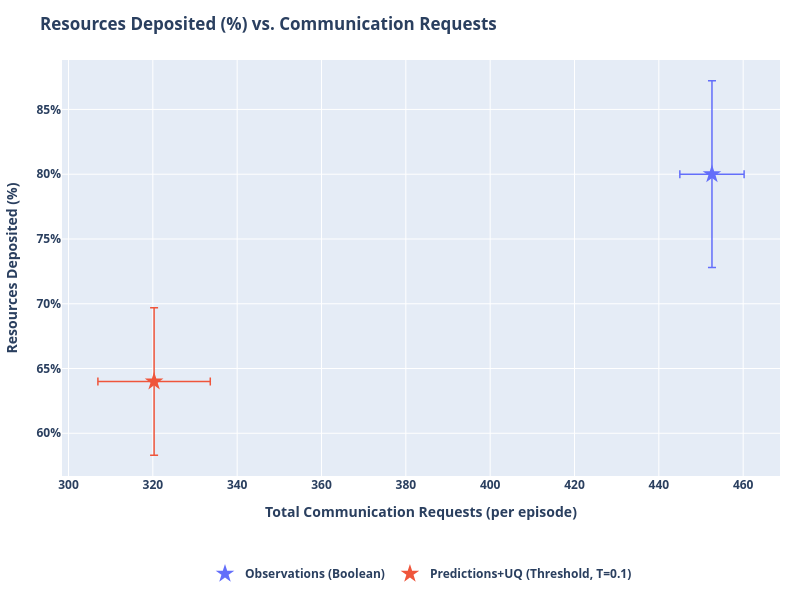

Notebook code for this chart:
### Markdown cell above
## Resources Deposited vs. Communication

### Code cell
import plotly.graph_objects as go
import plotly.express as px
import numpy as np
from plots import *

# SERIES_TO_PLOT = {"Learned Comms. + Prediction + UQ", "MAGEC"}
SERIES_TO_PLOT = None # Plot all

series_colors = {s: c for s, c in zip(output, px.colors.qualitative.Plotly)}


def get_requests(data):
    """Total communication requests per episode (mean over episodes)."""
    r = np.array(data['communication']['requests_made'][...])
    return float(np.mean(r.reshape(r.shape[0], -1).sum(axis=1)))


def get_requests_std(data):
    """Total communication requests per episode (SEM over episodes)."""
    r = np.array(data['communication']['requests_made'][...])
    per_episode = r.reshape(r.shape[0], -1).sum(axis=1)
    n = len(per_episode)
    return float(np.std(per_episode) / np.sqrt(n))


def get_deposited(data):
    """Resources deposited (%) by end of episode, mean over episodes.

    deposited_percentage is cumulative and monotonically non-decreasing within
    an episode, and episodes can terminate early once all resources are
    deposited (the array is zero-padded past that point). Take the max over
    the time axis per episode, not the last index or a flat mean, to recover
    the true end-of-episode value.
    """
    d = np.array(data['resources']['deposited_percentage'][...])
    per_episode = d.reshape(d.shape[0], -1).max(axis=1)
    return float(np.mean(per_episode))


def get_deposited_std(data):
    """Resources deposited (%) by end of episode, SEM over episodes."""
    d = np.array(data['resources']['deposited_percentage'][...])
    per_episode = d.reshape(d.shape[0], -1).max(axis=1)
    n = len(per_episode)
    return float(np.std(per_episode) / np.sqrt(n))


for obs_radius in obs_radii:
    # Arbitrarily choose radius 3.0 for plotting.
    if obs_radius != 3:
        continue

    fig = go.Figure()
    r_annotations = []

    for series in output:
        if SERIES_TO_PLOT is not None and series not in SERIES_TO_PLOT:
            continue

        if "Ground Truth" in series:
            continue

        color = series_colors.get(series, '#888888')
        all_exps = list(output[series].keys())

        # Swept experiments: encoded as obs_radius_X_comms_Y
        swept_exps = sorted(
            [e for e in all_exps if f"obs_radius_{obs_radius:.1f}_comms_" in e and "Fixed Rate" in series],
            key=lambda e: float(e.split("_comms_")[1])
        )
        # Fixed (learned comms) experiments: encoded as obs_radius_X only
        fixed_exps = [e for e in all_exps if f"obs_radius_{obs_radius:.1f}" in e and not "Fixed Rate" in series]

        if swept_exps:
            comms_ps = [float(e.split("_comms_")[1]) for e in swept_exps]
            xs = [get_requests(output[series][e]) for e in swept_exps]
            ys = [get_deposited(output[series][e]) for e in swept_exps]
            xs_std = [get_requests_std(output[series][e]) for e in swept_exps]
            ys_std = [get_deposited_std(output[series][e]) for e in swept_exps]

            fig.add_trace(go.Scatter(
                x=xs,
                y=ys,
                mode='lines+markers',
                name=series,
                line=dict(color=color),
                marker=dict(color=color, size=8),
                legendgroup=series,
                # error_x and error_y removed — replaced by shaded band below
                hovertemplate=[
                    f"{series}<br>comms_p={cp:.3f}<br>requests=%{{x:.1f}}<br>deposited=%{{y:.1%}}<extra></extra>"
                    for cp in comms_ps
                ],
            ))

            # SEM shaded band (y-direction)
            y_upper = [y + s for y, s in zip(ys, ys_std)]
            y_lower = [y - s for y, s in zip(ys, ys_std)]
            fig.add_trace(go.Scatter(
                x=xs + xs[::-1],
                y=y_upper + y_lower[::-1],
                fill='toself',
                fillcolor=color,
                line=dict(color='rgba(255,255,255,0)'),
                opacity=0.15,
                legendgroup=series,
                showlegend=False,
                hoverinfo='skip',
            ))

            # OLS trendline
            if len(xs) >= 2:
                x_trend, y_trend, r2 = fit_ols_trendline(xs, ys)
                fig.add_trace(go.Scatter(
                    x=x_trend,
                    y=y_trend,
                    mode='lines',
                    name=f"{series} (fit)",
                    line=dict(color=color, dash='dash', width=1),
                    legendgroup=series,
                    showlegend=False,
                    hoverinfo='skip',
                ))
                r_annotations.append(
                    dict(
                        text=f"<b>{series}</b> R={r2:.3f}",
                        xref='paper', yref='paper',
                        x=0.01,
                        y=0.99 - len(r_annotations) * 0.06,
                        xanchor='left', yanchor='top',
                        showarrow=False,
                        font=dict(color=color, size=12),
                    )
                )

        if fixed_exps:
            xs_f = [get_requests(output[series][e]) for e in fixed_exps]
            ys_f = [get_deposited(output[series][e]) for e in fixed_exps]
            xs_std_f = [get_requests_std(output[series][e]) for e in fixed_exps]
            ys_std_f = [get_deposited_std(output[series][e]) for e in fixed_exps]
            fig.add_trace(go.Scatter(
                x=xs_f,
                y=ys_f,
                mode='markers',
                name=series,
                marker=dict(color=color, size=14, symbol='star'),
                legendgroup=series,
                showlegend=len(swept_exps) == 0,
                error_x=dict(array=xs_std_f, visible=True, color=color, thickness=1.5, width=4),
                error_y=dict(array=ys_std_f, visible=True, color=color, thickness=1.5, width=4),
                hovertemplate=f"{series}<br>requests=%{{x:.1f}}<br>deposited=%{{y:.1%}}<extra></extra>",
            ))

    fig.update_layout(
        title=f"Resources Deposited (%) vs. Communication Requests",
        xaxis_title="Total Communication Requests (per episode)",
        yaxis_title="Resources Deposited (%)",
        yaxis=dict(tickformat=".0%"),
        height=600,
        width=800,
        hovermode='closest',
        autosize=True,
        margin=dict(l=60, r=20, t=60, b=120),
        legend=dict(orientation='h', yanchor='top', y=-0.2, xanchor='center', x=0.5),
        annotations=r_annotations,
        font=dict(
            weight="bold"
        )
    )
    fig.show()

### Figure 1 — Plotly figure (JSON) as saved in the notebook; plotly's stock layout.template omitted (floating-point values rounded to 4 significant figures)
{"data": [{"error_x": {"array": [7.62], "color": "#636EFA", "thickness": 1.5, "visible": true, "width": 4}, "error_y": {"array": [0.07211], "color": "#636EFA", "thickness": 1.5, "visible": true, "width": 4}, "hovertemplate": "Observations (Boolean)<br>requests=%{x:.1f}<br>deposited=%{y:.1%}<extra></extra>", "legendgroup": "Observations (Boolean)", "marker": {"color": "#636EFA", "size": 14, "symbol": "star"}, "mode": "markers", "name": "Observations (Boolean)", "showlegend": true, "type": "scatter", "x": [452.6], "y": [0.8]}, {"error_x": {"array": [13.33], "color": "#EF553B", "thickness": 1.5, "visible": true, "width": 4}, "error_y": {"array": [0.05692], "color": "#EF553B", "thickness": 1.5, "visible": true, "width": 4}, "hovertemplate": "Predictions+UQ (Threshold, T=0.1)<br>requests=%{x:.1f}<br>deposited=%{y:.1%}<extra></extra>", "legendgroup": "Predictions+UQ (Threshold, T=0.1)", "marker": {"color": "#EF553B", "size": 14, "symbol": "star"}, "mode": "markers", "name": "Predictions+UQ (Threshold, T=0.1)", "showlegend": true, "type": "scatter", "x": [320.3], "y": [0.64]}], "layout": {"autosize": true, "font": {"weight": "bold"}, "height": 600, "hovermode": "closest", "legend": {"orientation": "h", "x": 0.5, "xanchor": "center", "y": -0.2, "yanchor": "top"}, "margin": {"b": 120, "l": 60, "r": 20, "t": 60}, "title": {"text": "Resources Deposited (%) vs. Communication Requests"}, "width": 800, "xaxis": {"title": {"text": "Total Communication Requests (per episode)"}}, "yaxis": {"tickformat": ".0%", "title": {"text": "Resources Deposited (%)"}}}}
